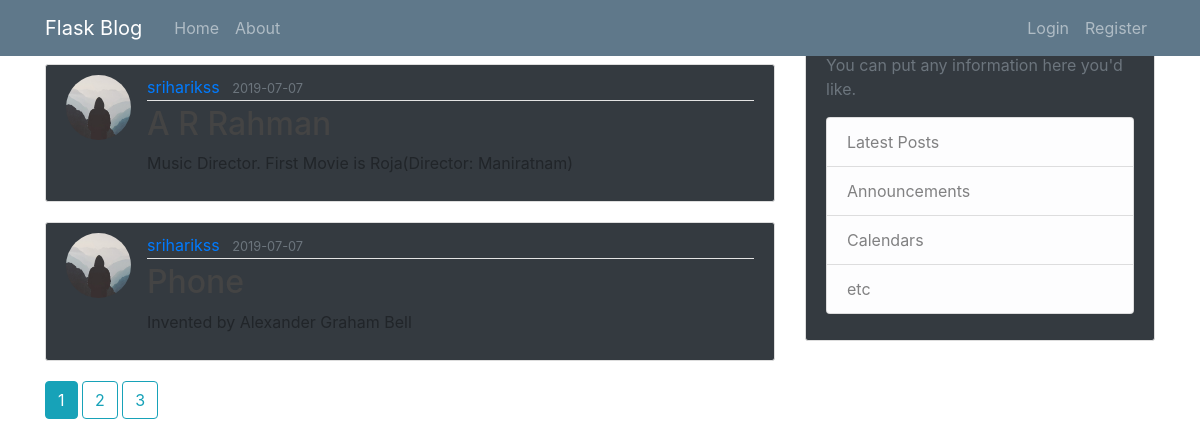
Page /user/sriharikss on the committed database.
### flaskblog/models.py (models this page shows, shortened)
class Post(db.Model):
    id = db.Column(db.Integer, primary_key=True)
    title = db.Column(db.String(100), nullable=False)
    date_posted = db.Column(db.DateTime, nullable=False, default = datetime.utcnow)
    content = db.Column(db.Text, nullable=False)
    user_id= db.Column(db.Integer, db.ForeignKey('user.id'), nullable=False)

class User(db.Model, UserMixin):
    id = db.Column(db.Integer, primary_key=True)
    username = db.Column(db.String(20), unique=True, nullable=False)
    email = db.Column(db.String(120), unique=True, nullable=False)
    image_file = db.Column(db.String(20), nullable=False, default = 'default.jpg')
    password = db.Column(db.String(60), nullable=False)
    posts = db.relationship('Post', backref='author', lazy=True)

### flaskblog/users/routes.py (the view)
@users.route("/user/<string:username>")
def user_posts(username):
    page = request.args.get('page', 1, type=int)
    user = User.query.filter_by(username=username).first_or_404()
    posts = Post.query.filter_by(author=user) \
        .order_by(Post.date_posted.desc()) \
        .paginate(page=page, per_page=2)
    return render_template('user_posts.html', posts=posts, user=user)

### flaskblog/templates/user_posts.html
{% extends 'layout.html' %}
{% block content %}
    <h1 class="mb-3">Posts by {{ user.username }} ({{ posts.total }})</h1>
    {% for post in posts.items%}
        <article class="media content-section">
            <img class="rounded-circle article-img" src="{{ url_for('static', filename='profile_pics/' + post.author.image_file) }}">
          <div class="media-body">
            <div class="article-metadata">
              <a class="mr-2" href="{{ url_for('users.user_posts', username = post.author.username) }}">{{ post.author.username }}</a>
              <small class="text-muted">{{ post.date_posted.strftime('%Y-%m-%d') }}</small>
            </div>
            <h2><a class="article-title" href="{{ url_for('posts.post', post_id=post.id) }}">{{ post.title }}</a></h2>
            <p class="article-content">{{ post.content }}</p>
          </div>
        </article>
    {% endfor %}
    {% for page_num in posts.iter_pages(left_edge=1,right_edge=1,left_current=1,right_current=2) %}
    {% if page_num %}
        {% if posts.page == page_num %}
            <a class="btn btn-info mb-4" href="{{ url_for('users.user_posts', username = user.username, page=page_num) }}">{{ page_num }}</a>
        {% else %}
            <a class="btn btn-outline-info mb-4" href="{{ url_for('users.user_posts', username = user.username, page=page_num) }}">{{ page_num }}</a>
        {% endif %}
    {% else %}
    ...
    {% endif %}
    {% endfor %}
{% endblock content %}

### flaskblog/templates/layout.html (shortened to what this page needs)
<html>
    <head>
    <link rel="stylesheet" type="text/css" href="{{ url_for('static', filename='main.css') }}">
    <link rel="stylesheet" href="https://stackpath.bootstrapcdn.com/bootstrap/4.3.1/css/bootstrap.min.css">
    </head>
    <body>
    <header class="site-header">
      <nav class="navbar navbar-expand-md navbar-dark bg-steel fixed-top">
        <div class="container">
          <a class="navbar-brand mr-4" href="/">Flask Blog</a>
          <div class="collapse navbar-collapse" id="navbarToggle">
            <div class="navbar-nav mr-auto">
              <a class="nav-item nav-link" href="{{ url_for('main.home') }}">Home</a>
              <a class="nav-item nav-link" href="{{ url_for('main.about') }}">About</a>
            </div>
            <div class="navbar-nav">
                {% if current_user.is_authenticated %}
                <a class="nav-item nav-link" href="{{ url_for('posts.new_post') }}">New Post</a>
                <a class="nav-item nav-link" href="{{ url_for('users.account') }}">Account</a>
                <a class="nav-item nav-link" href="{{ url_for('users.logout') }}">Logout</a>
                {% else %}
                  <a class="nav-item nav-link" href="{{ url_for('users.login') }}">Login</a>
                  <a class="nav-item nav-link" href="{{ url_for('users.register') }}">Register</a>
                {% endif %}
            </div>
          </div>
        </div>
      </nav>
    </header>
    <main role="main" class="container">
      <div class="row">
        <div class="col-md-8">
          {% block content %}{% endblock %}
        </div>
        <div class="col-md-4">
          <div class="content-section">
            <h3>Our Sidebar</h3>
            <p class='text-muted'>You can put any information here you'd like.
              <ul class="list-group">
                <li class="list-group-item list-group-item-light">Latest Posts</li>
                <li class="list-group-item list-group-item-light">Announcements</li>
                <li class="list-group-item list-group-item-light">Calendars</li>
                <li class="list-group-item list-group-item-light">etc</li>
              </ul>
            </p>
          </div>
        </div>
      </div>
    </main>
    </body>
</html>

### flaskblog/static/main.css (style rules this page uses)
body { background: #004085; color: #333333; margin-top: 5rem; }
h1, h2, h3, h4, h5, h6 { color: #444444; }
.bg-steel { background-color: #5f788a; }
.site-header .navbar-nav .nav-link { color: #cbd5db; }
.content-section { background: #343a40; padding: 10px 20px; border: 1px solid #dddddd; border-radius: 3px; margin-bottom: 20px; }
.article-title { color: #444444; }
.article-content { white-space: pre-line; }
.article-img { height: 65px; width: 65px; margin-right: 16px; }
.article-metadata { padding-bottom: 1px; margin-bottom: 4px; border-bottom: 1px solid #e3e3e3 }

### rows in the picture
Post: image_file (placeholder picture), author.username "sriharikss", date_posted "2019-07-07", content "Music Director. First Movie is Roja(Director: Maniratnam)"
Post: image_file (placeholder picture), author.username "sriharikss", date_posted "2019-07-07", content "Invented by Alexander Graham Bell"

### other values in the picture
{{ page_num }} "1"
{{ page_num }} "2" "3"
